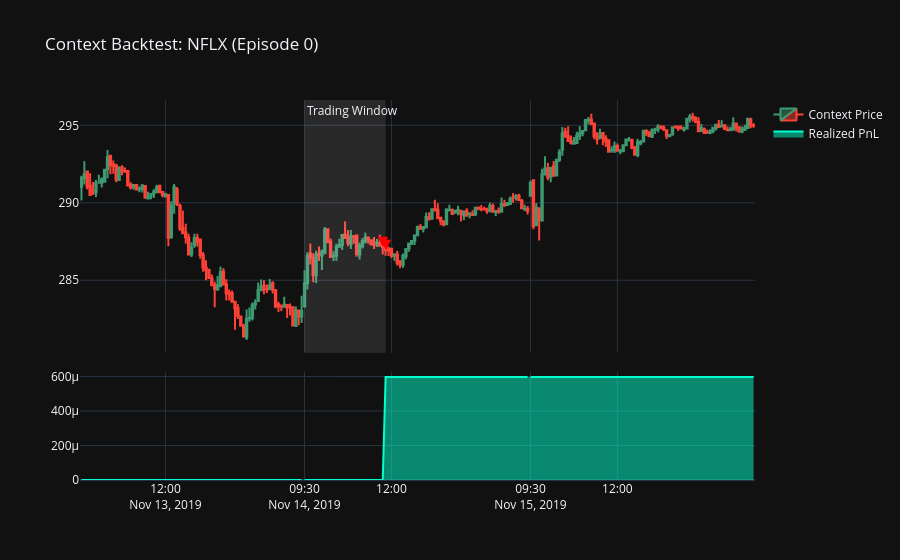
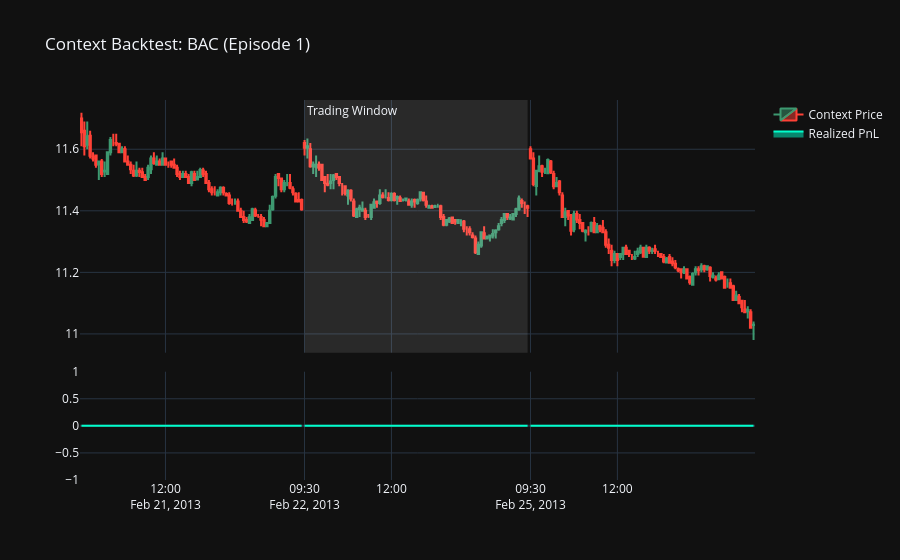
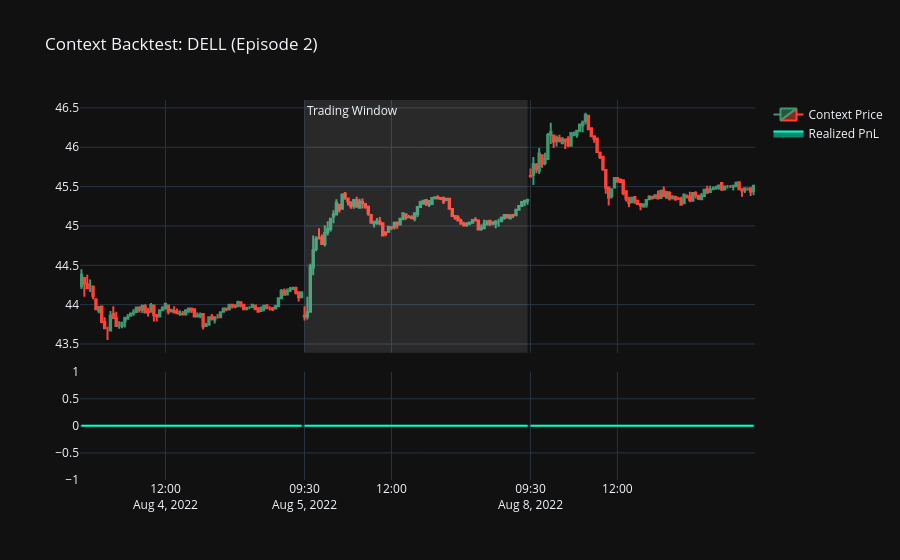
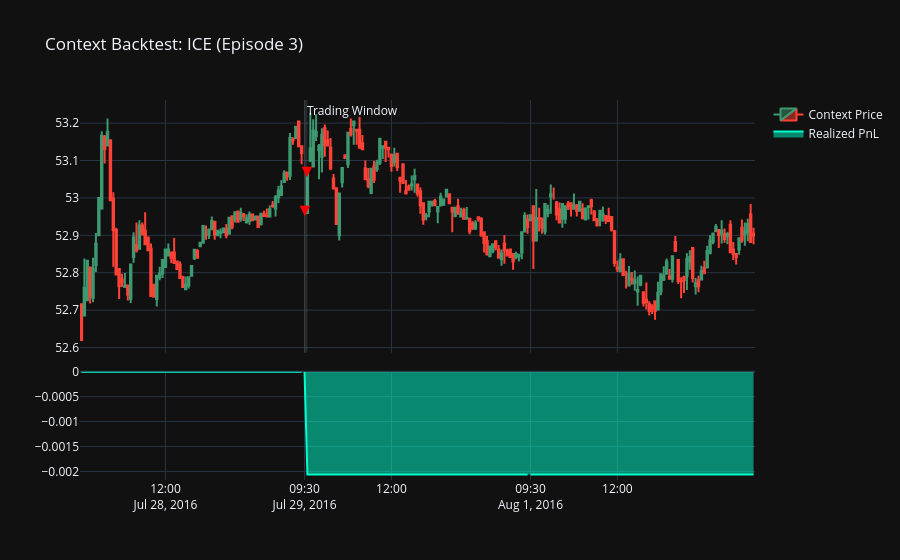

Notebook code for these charts, in order:
### Code cell
run_analysis()

### Figure 1 — Plotly figure (JSON) as saved in the notebook; plotly's stock layout.template omitted (floating-point values rounded to 4 significant figures; data arrays with more than 128 entries replaced by an {"elided": "..."} marker saying what was removed)
{"data": [{"close": {"elided": "235 float values"}, "high": {"elided": "235 float values"}, "low": {"elided": "235 float values"}, "name": "Context Price", "open": {"elided": "235 float values"}, "type": "candlestick", "x": {"elided": "235 str values"}, "xaxis": "x", "yaxis": "y"}, {"fill": "tozeroy", "line": {"color": "#00ffcc"}, "name": "Realized PnL", "type": "scatter", "x": {"elided": "235 str values"}, "xaxis": "x2", "y": {"elided": "235 float values"}, "yaxis": "y2"}], "layout": {"annotations": [{"showarrow": false, "text": "Trading Window", "x": "2019-11-14T09:30:00", "xanchor": "left", "xref": "x", "y": 1, "yanchor": "top", "yref": "y domain"}, {"font": {"color": "red", "size": 18}, "showarrow": false, "text": "▼", "x": "2019-11-14T11:45:00", "y": 287.6}, {"font": {"color": "red", "size": 18}, "showarrow": false, "text": "▼", "x": "2019-11-14T11:50:00", "y": 287.4}], "shapes": [{"fillcolor": "white", "line": {"width": 0}, "opacity": 0.1, "type": "rect", "x0": "2019-11-14T09:30:00", "x1": "2019-11-14T11:50:00", "xref": "x", "y0": 0, "y1": 1, "yref": "y domain"}], "title": {"text": "Context Backtest: NFLX (Episode 0)"}, "xaxis": {"anchor": "y", "domain": [0, 1], "matches": "x2", "rangebreaks": [{"bounds": ["sat", "mon"]}, {"bounds": [16, 9.5], "pattern": "hour"}], "rangeslider": {"visible": false}, "showticklabels": false}, "xaxis2": {"anchor": "y2", "domain": [0, 1], "rangebreaks": [{"bounds": ["sat", "mon"]}, {"bounds": [16, 9.5], "pattern": "hour"}]}, "yaxis": {"anchor": "x", "domain": [0.335, 1.0]}, "yaxis2": {"anchor": "x2", "domain": [0, 0.285]}}}

### Figure 2 — Plotly figure (JSON) as saved in the notebook; plotly's stock layout.template omitted (floating-point values rounded to 4 significant figures; data arrays with more than 128 entries replaced by an {"elided": "..."} marker saying what was removed)
{"data": [{"close": {"elided": "235 float values"}, "high": {"elided": "235 float values"}, "low": {"elided": "235 float values"}, "name": "Context Price", "open": {"elided": "235 float values"}, "type": "candlestick", "x": {"elided": "235 str values"}, "xaxis": "x", "yaxis": "y"}, {"fill": "tozeroy", "line": {"color": "#00ffcc"}, "name": "Realized PnL", "type": "scatter", "x": {"elided": "235 str values"}, "xaxis": "x2", "y": {"elided": "235 float values"}, "yaxis": "y2"}], "layout": {"annotations": [{"showarrow": false, "text": "Trading Window", "x": "2013-02-22T09:30:00", "xanchor": "left", "xref": "x", "y": 1, "yanchor": "top", "yref": "y domain"}], "shapes": [{"fillcolor": "white", "line": {"width": 0}, "opacity": 0.1, "type": "rect", "x0": "2013-02-22T09:30:00", "x1": "2013-02-22T15:55:00", "xref": "x", "y0": 0, "y1": 1, "yref": "y domain"}], "title": {"text": "Context Backtest: BAC (Episode 1)"}, "xaxis": {"anchor": "y", "domain": [0, 1], "matches": "x2", "rangebreaks": [{"bounds": ["sat", "mon"]}, {"bounds": [16, 9.5], "pattern": "hour"}], "rangeslider": {"visible": false}, "showticklabels": false}, "xaxis2": {"anchor": "y2", "domain": [0, 1], "rangebreaks": [{"bounds": ["sat", "mon"]}, {"bounds": [16, 9.5], "pattern": "hour"}]}, "yaxis": {"anchor": "x", "domain": [0.335, 1.0]}, "yaxis2": {"anchor": "x2", "domain": [0, 0.285]}}}

### Figure 3 — Plotly figure (JSON) as saved in the notebook; plotly's stock layout.template omitted (floating-point values rounded to 4 significant figures; data arrays with more than 128 entries replaced by an {"elided": "..."} marker saying what was removed)
{"data": [{"close": {"elided": "235 float values"}, "high": {"elided": "235 float values"}, "low": {"elided": "235 float values"}, "name": "Context Price", "open": {"elided": "235 float values"}, "type": "candlestick", "x": {"elided": "235 str values"}, "xaxis": "x", "yaxis": "y"}, {"fill": "tozeroy", "line": {"color": "#00ffcc"}, "name": "Realized PnL", "type": "scatter", "x": {"elided": "235 str values"}, "xaxis": "x2", "y": {"elided": "235 float values"}, "yaxis": "y2"}], "layout": {"annotations": [{"showarrow": false, "text": "Trading Window", "x": "2022-08-05T09:30:00", "xanchor": "left", "xref": "x", "y": 1, "yanchor": "top", "yref": "y domain"}], "shapes": [{"fillcolor": "white", "line": {"width": 0}, "opacity": 0.1, "type": "rect", "x0": "2022-08-05T09:30:00", "x1": "2022-08-05T15:55:00", "xref": "x", "y0": 0, "y1": 1, "yref": "y domain"}], "title": {"text": "Context Backtest: DELL (Episode 2)"}, "xaxis": {"anchor": "y", "domain": [0, 1], "matches": "x2", "rangebreaks": [{"bounds": ["sat", "mon"]}, {"bounds": [16, 9.5], "pattern": "hour"}], "rangeslider": {"visible": false}, "showticklabels": false}, "xaxis2": {"anchor": "y2", "domain": [0, 1], "rangebreaks": [{"bounds": ["sat", "mon"]}, {"bounds": [16, 9.5], "pattern": "hour"}]}, "yaxis": {"anchor": "x", "domain": [0.335, 1.0]}, "yaxis2": {"anchor": "x2", "domain": [0, 0.285]}}}

### Figure 4 — Plotly figure (JSON) as saved in the notebook; plotly's stock layout.template omitted (floating-point values rounded to 4 significant figures; data arrays with more than 128 entries replaced by an {"elided": "..."} marker saying what was removed)
{"data": [{"close": {"elided": "235 float values"}, "high": {"elided": "235 float values"}, "low": {"elided": "235 float values"}, "name": "Context Price", "open": {"elided": "235 float values"}, "type": "candlestick", "x": {"elided": "235 str values"}, "xaxis": "x", "yaxis": "y"}, {"fill": "tozeroy", "line": {"color": "#00ffcc"}, "name": "Realized PnL", "type": "scatter", "x": {"elided": "235 str values"}, "xaxis": "x2", "y": {"elided": "235 float values"}, "yaxis": "y2"}], "layout": {"annotations": [{"showarrow": false, "text": "Trading Window", "x": "2016-07-29T09:30:00", "xanchor": "left", "xref": "x", "y": 1, "yanchor": "top", "yref": "y domain"}, {"font": {"color": "red", "size": 18}, "showarrow": false, "text": "▼", "x": "2016-07-29T09:30:00", "y": 52.97}, {"font": {"color": "red", "size": 18}, "showarrow": false, "text": "▼", "x": "2016-07-29T09:35:00", "y": 53.07}], "shapes": [{"fillcolor": "white", "line": {"width": 0}, "opacity": 0.1, "type": "rect", "x0": "2016-07-29T09:30:00", "x1": "2016-07-29T09:35:00", "xref": "x", "y0": 0, "y1": 1, "yref": "y domain"}], "title": {"text": "Context Backtest: ICE (Episode 3)"}, "xaxis": {"anchor": "y", "domain": [0, 1], "matches": "x2", "rangebreaks": [{"bounds": ["sat", "mon"]}, {"bounds": [16, 9.5], "pattern": "hour"}], "rangeslider": {"visible": false}, "showticklabels": false}, "xaxis2": {"anchor": "y2", "domain": [0, 1], "rangebreaks": [{"bounds": ["sat", "mon"]}, {"bounds": [16, 9.5], "pattern": "hour"}]}, "yaxis": {"anchor": "x", "domain": [0.335, 1.0]}, "yaxis2": {"anchor": "x2", "domain": [0, 0.285]}}}
